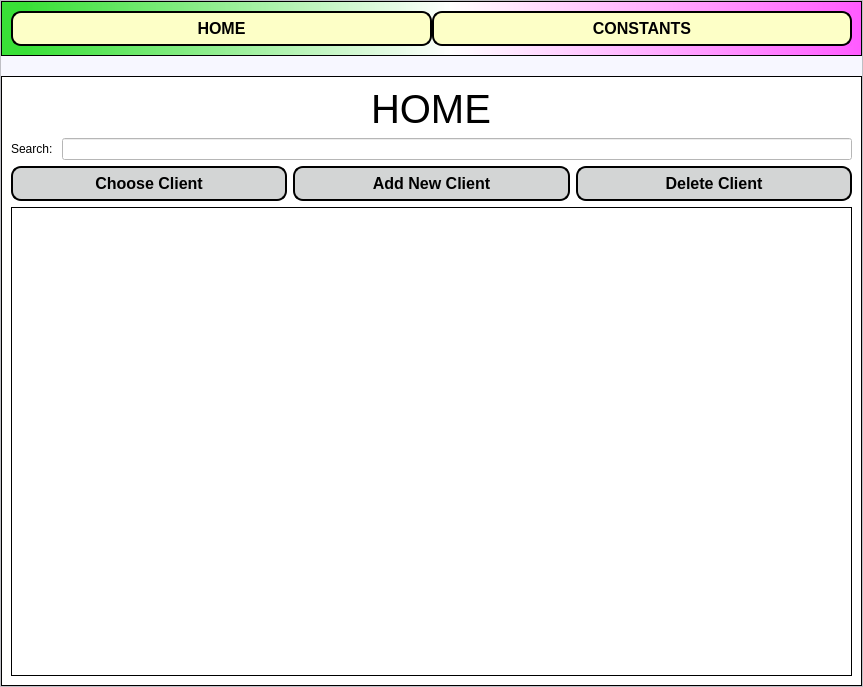
<?xml version="1.0" encoding="UTF-8"?>
<ui version="4.0">
 <class>mainWindow</class>
 <widget class="QMainWindow" name="mainWindow">
  <property name="geometry">
   <rect>
    <x>0</x>
    <y>0</y>
    <width>863</width>
    <height>687</height>
   </rect>
  </property>
  <property name="maximumSize">
   <size>
    <width>16777215</width>
    <height>16777215</height>
   </size>
  </property>
  <property name="windowTitle">
   <string>MainWindow</string>
  </property>
  <property name="styleSheet">
   <string notr="true">background-color: rgb(247, 247, 255);</string>
  </property>
  <property name="animated">
   <bool>true</bool>
  </property>
  <widget class="QWidget" name="centralwidget">
   <property name="enabled">
    <bool>true</bool>
   </property>
   <layout class="QVBoxLayout" name="verticalLayout">
    <property name="spacing">
     <number>0</number>
    </property>
    <property name="leftMargin">
     <number>0</number>
    </property>
    <property name="topMargin">
     <number>0</number>
    </property>
    <property name="rightMargin">
     <number>0</number>
    </property>
    <property name="bottomMargin">
     <number>0</number>
    </property>
    <item>
     <widget class="QFrame" name="main_frame">
      <property name="frameShape">
       <enum>QFrame::StyledPanel</enum>
      </property>
      <property name="frameShadow">
       <enum>QFrame::Raised</enum>
      </property>
      <layout class="QVBoxLayout" name="verticalLayout_2">
       <property name="spacing">
        <number>0</number>
       </property>
       <property name="leftMargin">
        <number>0</number>
       </property>
       <property name="topMargin">
        <number>0</number>
       </property>
       <property name="rightMargin">
        <number>0</number>
       </property>
       <property name="bottomMargin">
        <number>0</number>
       </property>
       <item>
        <widget class="QFrame" name="top_menu">
         <property name="maximumSize">
          <size>
           <width>16777215</width>
           <height>70</height>
          </size>
         </property>
         <property name="styleSheet">
          <string notr="true">background-color: qlineargradient(spread:pad, x1:1, y1:0, x2:0, y2:0, stop:0 rgba(255, 90, 255, 255), stop:0.477833 rgba(255, 255, 255, 255), stop:0.970443 rgba(57, 224, 55, 255));</string>
         </property>
         <property name="frameShape">
          <enum>QFrame::StyledPanel</enum>
         </property>
         <property name="frameShadow">
          <enum>QFrame::Raised</enum>
         </property>
         <layout class="QVBoxLayout" name="verticalLayout_3">
          <item>
           <widget class="QFrame" name="top_menu_buttons">
            <property name="palette">
             <palette>
              <active>
               <colorrole role="Button">
                <brush brushstyle="LinearGradientPattern">
                 <gradient startx="1.000000000000000" starty="0.000000000000000" endx="0.000000000000000" endy="0.000000000000000" type="LinearGradient" spread="PadSpread" coordinatemode="ObjectBoundingMode">
                  <gradientstop position="0.000000000000000">
                   <color alpha="255">
                    <red>255</red>
                    <green>90</green>
                    <blue>255</blue>
                   </color>
                  </gradientstop>
                  <gradientstop position="0.477833000000000">
                   <color alpha="255">
                    <red>255</red>
                    <green>255</green>
                    <blue>255</blue>
                   </color>
                  </gradientstop>
                  <gradientstop position="0.970443000000000">
                   <color alpha="255">
                    <red>57</red>
                    <green>224</green>
                    <blue>55</blue>
                   </color>
                  </gradientstop>
                 </gradient>
                </brush>
               </colorrole>
               <colorrole role="Base">
                <brush brushstyle="LinearGradientPattern">
                 <gradient startx="1.000000000000000" starty="0.000000000000000" endx="0.000000000000000" endy="0.000000000000000" type="LinearGradient" spread="PadSpread" coordinatemode="ObjectBoundingMode">
                  <gradientstop position="0.000000000000000">
                   <color alpha="255">
                    <red>255</red>
                    <green>90</green>
                    <blue>255</blue>
                   </color>
                  </gradientstop>
                  <gradientstop position="0.477833000000000">
                   <color alpha="255">
                    <red>255</red>
                    <green>255</green>
                    <blue>255</blue>
                   </color>
                  </gradientstop>
                  <gradientstop position="0.970443000000000">
                   <color alpha="255">
                    <red>57</red>
                    <green>224</green>
                    <blue>55</blue>
                   </color>
                  </gradientstop>
                 </gradient>
                </brush>
               </colorrole>
               <colorrole role="Window">
                <brush brushstyle="LinearGradientPattern">
                 <gradient startx="1.000000000000000" starty="0.000000000000000" endx="0.000000000000000" endy="0.000000000000000" type="LinearGradient" spread="PadSpread" coordinatemode="ObjectBoundingMode">
                  <gradientstop position="0.000000000000000">
                   <color alpha="255">
                    <red>255</red>
                    <green>90</green>
                    <blue>255</blue>
                   </color>
                  </gradientstop>
                  <gradientstop position="0.477833000000000">
                   <color alpha="255">
                    <red>255</red>
                    <green>255</green>
                    <blue>255</blue>
                   </color>
                  </gradientstop>
                  <gradientstop position="0.970443000000000">
                   <color alpha="255">
                    <red>57</red>
                    <green>224</green>
                    <blue>55</blue>
                   </color>
                  </gradientstop>
                 </gradient>
                </brush>
               </colorrole>
              </active>
              <inactive>
               <colorrole role="Button">
                <brush brushstyle="LinearGradientPattern">
                 <gradient startx="1.000000000000000" starty="0.000000000000000" endx="0.000000000000000" endy="0.000000000000000" type="LinearGradient" spread="PadSpread" coordinatemode="ObjectBoundingMode">
                  <gradientstop position="0.000000000000000">
                   <color alpha="255">
                    <red>255</red>
                    <green>90</green>
                    <blue>255</blue>
                   </color>
                  </gradientstop>
                  <gradientstop position="0.477833000000000">
                   <color alpha="255">
                    <red>255</red>
                    <green>255</green>
                    <blue>255</blue>
                   </color>
                  </gradientstop>
                  <gradientstop position="0.970443000000000">
                   <color alpha="255">
                    <red>57</red>
                    <green>224</green>
                    <blue>55</blue>
                   </color>
                  </gradientstop>
                 </gradient>
                </brush>
               </colorrole>
               <colorrole role="Base">
                <brush brushstyle="LinearGradientPattern">
                 <gradient startx="1.000000000000000" starty="0.000000000000000" endx="0.000000000000000" endy="0.000000000000000" type="LinearGradient" spread="PadSpread" coordinatemode="ObjectBoundingMode">
                  <gradientstop position="0.000000000000000">
                   <color alpha="255">
                    <red>255</red>
                    <green>90</green>
                    <blue>255</blue>
                   </color>
                  </gradientstop>
                  <gradientstop position="0.477833000000000">
                   <color alpha="255">
                    <red>255</red>
                    <green>255</green>
                    <blue>255</blue>
                   </color>
                  </gradientstop>
                  <gradientstop position="0.970443000000000">
                   <color alpha="255">
                    <red>57</red>
                    <green>224</green>
                    <blue>55</blue>
                   </color>
                  </gradientstop>
                 </gradient>
                </brush>
               </colorrole>
               <colorrole role="Window">
                <brush brushstyle="LinearGradientPattern">
                 <gradient startx="1.000000000000000" starty="0.000000000000000" endx="0.000000000000000" endy="0.000000000000000" type="LinearGradient" spread="PadSpread" coordinatemode="ObjectBoundingMode">
                  <gradientstop position="0.000000000000000">
                   <color alpha="255">
                    <red>255</red>
                    <green>90</green>
                    <blue>255</blue>
                   </color>
                  </gradientstop>
                  <gradientstop position="0.477833000000000">
                   <color alpha="255">
                    <red>255</red>
                    <green>255</green>
                    <blue>255</blue>
                   </color>
                  </gradientstop>
                  <gradientstop position="0.970443000000000">
                   <color alpha="255">
                    <red>57</red>
                    <green>224</green>
                    <blue>55</blue>
                   </color>
                  </gradientstop>
                 </gradient>
                </brush>
               </colorrole>
              </inactive>
              <disabled>
               <colorrole role="Button">
                <brush brushstyle="LinearGradientPattern">
                 <gradient startx="1.000000000000000" starty="0.000000000000000" endx="0.000000000000000" endy="0.000000000000000" type="LinearGradient" spread="PadSpread" coordinatemode="ObjectBoundingMode">
                  <gradientstop position="0.000000000000000">
                   <color alpha="255">
                    <red>255</red>
                    <green>90</green>
                    <blue>255</blue>
                   </color>
                  </gradientstop>
                  <gradientstop position="0.477833000000000">
                   <color alpha="255">
                    <red>255</red>
                    <green>255</green>
                    <blue>255</blue>
                   </color>
                  </gradientstop>
                  <gradientstop position="0.970443000000000">
                   <color alpha="255">
                    <red>57</red>
                    <green>224</green>
                    <blue>55</blue>
                   </color>
                  </gradientstop>
                 </gradient>
                </brush>
               </colorrole>
               <colorrole role="Base">
                <brush brushstyle="LinearGradientPattern">
                 <gradient startx="1.000000000000000" starty="0.000000000000000" endx="0.000000000000000" endy="0.000000000000000" type="LinearGradient" spread="PadSpread" coordinatemode="ObjectBoundingMode">
                  <gradientstop position="0.000000000000000">
                   <color alpha="255">
                    <red>255</red>
                    <green>90</green>
                    <blue>255</blue>
                   </color>
                  </gradientstop>
                  <gradientstop position="0.477833000000000">
                   <color alpha="255">
                    <red>255</red>
                    <green>255</green>
                    <blue>255</blue>
                   </color>
                  </gradientstop>
                  <gradientstop position="0.970443000000000">
                   <color alpha="255">
                    <red>57</red>
                    <green>224</green>
                    <blue>55</blue>
                   </color>
                  </gradientstop>
                 </gradient>
                </brush>
               </colorrole>
               <colorrole role="Window">
                <brush brushstyle="LinearGradientPattern">
                 <gradient startx="1.000000000000000" starty="0.000000000000000" endx="0.000000000000000" endy="0.000000000000000" type="LinearGradient" spread="PadSpread" coordinatemode="ObjectBoundingMode">
                  <gradientstop position="0.000000000000000">
                   <color alpha="255">
                    <red>255</red>
                    <green>90</green>
                    <blue>255</blue>
                   </color>
                  </gradientstop>
                  <gradientstop position="0.477833000000000">
                   <color alpha="255">
                    <red>255</red>
                    <green>255</green>
                    <blue>255</blue>
                   </color>
                  </gradientstop>
                  <gradientstop position="0.970443000000000">
                   <color alpha="255">
                    <red>57</red>
                    <green>224</green>
                    <blue>55</blue>
                   </color>
                  </gradientstop>
                 </gradient>
                </brush>
               </colorrole>
              </disabled>
             </palette>
            </property>
            <property name="frameShape">
             <enum>QFrame::NoFrame</enum>
            </property>
            <property name="frameShadow">
             <enum>QFrame::Raised</enum>
            </property>
            <layout class="QHBoxLayout" name="horizontalLayout">
             <property name="spacing">
              <number>0</number>
             </property>
             <property name="leftMargin">
              <number>0</number>
             </property>
             <property name="topMargin">
              <number>0</number>
             </property>
             <property name="rightMargin">
              <number>0</number>
             </property>
             <property name="bottomMargin">
              <number>0</number>
             </property>
             <item>
              <widget class="QPushButton" name="homeButton">
               <property name="maximumSize">
                <size>
                 <width>16777215</width>
                 <height>16777215</height>
                </size>
               </property>
               <property name="styleSheet">
                <string notr="true">QPushButton{
background-color: rgb(253, 255, 199);
color:black;
border-style:outset;
border-width:2px;
border-radius:10px;
border-color: black;
font:bold 16px;
padding: 6;
}

QPushButton:hover{
background-color: rgb(83, 82, 82);
color: white;
}

QPushButton:pressed{
background-color: white;
}
</string>
               </property>
               <property name="text">
                <string>HOME</string>
               </property>
              </widget>
             </item>
             <item>
              <widget class="QPushButton" name="constantButton">
               <property name="styleSheet">
                <string notr="true">QPushButton{
background-color: rgb(253, 255, 199);
color:black;
border-style:outset;
border-width:2px;
border-radius:10px;
border-color: black;
font:bold 16px;
padding: 6;
}

QPushButton:hover{
background-color: rgb(83, 82, 82);
color: white;
}

QPushButton:pressed{
background-color: white;
}
</string>
               </property>
               <property name="text">
                <string>CONSTANTS</string>
               </property>
              </widget>
             </item>
            </layout>
           </widget>
          </item>
         </layout>
        </widget>
       </item>
       <item>
        <spacer name="horizontalSpacer_3">
         <property name="orientation">
          <enum>Qt::Horizontal</enum>
         </property>
         <property name="sizeHint" stdset="0">
          <size>
           <width>40</width>
           <height>20</height>
          </size>
         </property>
        </spacer>
       </item>
       <item>
        <widget class="QFrame" name="main_body">
         <property name="styleSheet">
          <string notr="true">background-color: qlineargradient(spread:pad, x1:0, y1:1, x2:1, y2:0, stop:0 rgba(255, 255, 255, 255));</string>
         </property>
         <property name="frameShape">
          <enum>QFrame::StyledPanel</enum>
         </property>
         <property name="frameShadow">
          <enum>QFrame::Raised</enum>
         </property>
         <layout class="QVBoxLayout" name="verticalLayout_4">
          <property name="spacing">
           <number>0</number>
          </property>
          <property name="leftMargin">
           <number>0</number>
          </property>
          <property name="topMargin">
           <number>0</number>
          </property>
          <property name="rightMargin">
           <number>0</number>
          </property>
          <property name="bottomMargin">
           <number>0</number>
          </property>
          <item>
           <widget class="QStackedWidget" name="stackedWidget">
            <property name="styleSheet">
             <string notr="true"/>
            </property>
            <property name="currentIndex">
             <number>0</number>
            </property>
            <widget class="QWidget" name="homePage">
             <layout class="QVBoxLayout" name="verticalLayout_5">
              <item alignment="Qt::AlignHCenter">
               <widget class="QLabel" name="label_4">
                <property name="maximumSize">
                 <size>
                  <width>16777215</width>
                  <height>50</height>
                 </size>
                </property>
                <property name="font">
                 <font>
                  <pointsize>30</pointsize>
                 </font>
                </property>
                <property name="text">
                 <string>HOME</string>
                </property>
               </widget>
              </item>
              <item>
               <layout class="QHBoxLayout" name="horizontalLayout_13">
                <item>
                 <widget class="QLabel" name="label_12">
                  <property name="text">
                   <string>Search: </string>
                  </property>
                 </widget>
                </item>
                <item>
                 <widget class="QLineEdit" name="searchBar">
                  <property name="styleSheet">
                   <string notr="true">background-color: rgb(255, 255, 255);
</string>
                  </property>
                 </widget>
                </item>
               </layout>
              </item>
              <item>
               <layout class="QHBoxLayout" name="horizontalLayout_14">
                <item>
                 <widget class="QPushButton" name="chooseClientButton">
                  <property name="styleSheet">
                   <string notr="true">QPushButton{
background-color: rgb(211, 213, 213);
color:black;
border-style:outset;
border-width:2px;
border-radius:10px;
border-color: black;
font:bold 16px;
padding: 6;
}

QPushButton:hover{
background-color: rgb(83, 82, 82);
color: white;
}

QPushButton:pressed{
background-color: white;
}
</string>
                  </property>
                  <property name="text">
                   <string>Choose Client</string>
                  </property>
                 </widget>
                </item>
                <item>
                 <widget class="QPushButton" name="addClientButton">
                  <property name="styleSheet">
                   <string notr="true">QPushButton{
background-color: rgb(211, 213, 213);
color:black;
border-style:outset;
border-width:2px;
border-radius:10px;
border-color: black;
font:bold 16px;
padding: 6;
}

QPushButton:hover{
background-color: rgb(83, 82, 82);
color: white;
}

QPushButton:pressed{
background-color: white;
}
</string>
                  </property>
                  <property name="text">
                   <string>Add New Client</string>
                  </property>
                 </widget>
                </item>
                <item>
                 <widget class="QPushButton" name="deleteClientButton">
                  <property name="styleSheet">
                   <string notr="true">QPushButton{
background-color: rgb(211, 213, 213);
color:black;
border-style:outset;
border-width:2px;
border-radius:10px;
border-color: black;
font:bold 16px;
padding: 6;
}

QPushButton:hover{
background-color: rgb(83, 82, 82);
color: white;
}

QPushButton:pressed{
background-color: white;
}
</string>
                  </property>
                  <property name="text">
                   <string>Delete Client</string>
                  </property>
                 </widget>
                </item>
               </layout>
              </item>
              <item>
               <widget class="QTableView" name="homeTable"/>
              </item>
             </layout>
            </widget>
            <widget class="QWidget" name="clientInfoPage">
             <layout class="QVBoxLayout" name="verticalLayout_18">
              <item alignment="Qt::AlignHCenter">
               <widget class="QLabel" name="label_16">
                <property name="maximumSize">
                 <size>
                  <width>16777215</width>
                  <height>50</height>
                 </size>
                </property>
                <property name="font">
                 <font>
                  <pointsize>30</pointsize>
                 </font>
                </property>
                <property name="text">
                 <string>CLIENT INFORMATION</string>
                </property>
               </widget>
              </item>
              <item>
               <widget class="QFrame" name="horizontalFrame_6">
                <property name="frameShape">
                 <enum>QFrame::StyledPanel</enum>
                </property>
                <layout class="QHBoxLayout" name="horizontalLayout_7">
                 <property name="rightMargin">
                  <number>11</number>
                 </property>
                 <item>
                  <layout class="QVBoxLayout" name="verticalLayout_13">
                   <item>
                    <widget class="QLabel" name="label_10">
                     <property name="text">
                      <string>CAL Number</string>
                     </property>
                    </widget>
                   </item>
                   <item>
                    <widget class="QLabel" name="label_13">
                     <property name="text">
                      <string>Client Name</string>
                     </property>
                    </widget>
                   </item>
                   <item>
                    <widget class="QLabel" name="label_11">
                     <property name="text">
                      <string>Address 1</string>
                     </property>
                    </widget>
                   </item>
                   <item>
                    <widget class="QLabel" name="label_9">
                     <property name="text">
                      <string>Address 2</string>
                     </property>
                    </widget>
                   </item>
                  </layout>
                 </item>
                 <item>
                  <layout class="QVBoxLayout" name="verticalLayout_17">
                   <item alignment="Qt::AlignHCenter">
                    <widget class="QLabel" name="label_14">
                     <property name="text">
                      <string>CAL00001</string>
                     </property>
                    </widget>
                   </item>
                   <item>
                    <widget class="QLineEdit" name="clientNamelineEdit"/>
                   </item>
                   <item>
                    <widget class="QLineEdit" name="address1lineEdit">
                     <property name="styleSheet">
                      <string notr="true">background-color: rgb(255, 255, 255);
</string>
                     </property>
                    </widget>
                   </item>
                   <item>
                    <widget class="QLineEdit" name="address2lineEdit">
                     <property name="styleSheet">
                      <string notr="true">background-color: rgb(255, 255, 255);</string>
                     </property>
                    </widget>
                   </item>
                  </layout>
                 </item>
                 <item>
                  <widget class="QPushButton" name="updateClientButton">
                   <property name="styleSheet">
                    <string notr="true">QPushButton{
background-color: rgb(211, 213, 213);
color:black;
border-style:outset;
border-width:2px;
border-radius:10px;
border-color: black;
font:bold 16px;
padding: 6;
}

QPushButton:hover{
background-color: rgb(83, 82, 82);
color: white;
}

QPushButton:pressed{
background-color: white;
}
</string>
                   </property>
                   <property name="text">
                    <string>Update</string>
                   </property>
                  </widget>
                 </item>
                </layout>
               </widget>
              </item>
              <item>
               <layout class="QHBoxLayout" name="horizontalLayout_15">
                <item>
                 <widget class="QPushButton" name="chooseEquipmentButton">
                  <property name="styleSheet">
                   <string notr="true">QPushButton{
background-color: rgb(211, 213, 213);
color:black;
border-style:outset;
border-width:2px;
border-radius:10px;
border-color: black;
font:bold 16px;
padding: 6;
}

QPushButton:hover{
background-color: rgb(83, 82, 82);
color: white;
}

QPushButton:pressed{
background-color: white;
}
</string>
                  </property>
                  <property name="text">
                   <string>Choose Equipment</string>
                  </property>
                 </widget>
                </item>
                <item>
                 <widget class="QPushButton" name="addEquipmentButton">
                  <property name="styleSheet">
                   <string notr="true">QPushButton{
background-color: rgb(211, 213, 213);
color:black;
border-style:outset;
border-width:2px;
border-radius:10px;
border-color: black;
font:bold 16px;
padding: 6;
}

QPushButton:hover{
background-color: rgb(83, 82, 82);
color: white;
}

QPushButton:pressed{
background-color: white;
}
</string>
                  </property>
                  <property name="text">
                   <string>Add New Equipment</string>
                  </property>
                 </widget>
                </item>
                <item>
                 <widget class="QPushButton" name="deleteEquipmentButton">
                  <property name="styleSheet">
                   <string notr="true">QPushButton{
background-color: rgb(211, 213, 213);
color:black;
border-style:outset;
border-width:2px;
border-radius:10px;
border-color: black;
font:bold 16px;
padding: 6;
}

QPushButton:hover{
background-color: rgb(83, 82, 82);
color: white;
}

QPushButton:pressed{
background-color: white;
}
</string>
                  </property>
                  <property name="text">
                   <string>Delete Equipment</string>
                  </property>
                 </widget>
                </item>
                <item>
                 <widget class="QPushButton" name="returnButton">
                  <property name="styleSheet">
                   <string notr="true">QPushButton{
background-color: rgb(211, 213, 213);
color:black;
border-style:outset;
border-width:2px;
border-radius:10px;
border-color: black;
font:bold 16px;
padding: 6;
}

QPushButton:hover{
background-color: rgb(83, 82, 82);
color: white;
}

QPushButton:pressed{
background-color: white;
}
</string>
                  </property>
                  <property name="text">
                   <string>Return</string>
                  </property>
                 </widget>
                </item>
               </layout>
              </item>
              <item>
               <widget class="QTableWidget" name="equipmentsTable">
                <column>
                 <property name="text">
                  <string>SELECT</string>
                 </property>
                 <property name="font">
                  <font>
                   <pointsize>20</pointsize>
                  </font>
                 </property>
                </column>
                <column>
                 <property name="text">
                  <string>SERIAL NUMBER</string>
                 </property>
                 <property name="font">
                  <font>
                   <pointsize>20</pointsize>
                  </font>
                 </property>
                </column>
                <column>
                 <property name="text">
                  <string>MAKE/MODEL</string>
                 </property>
                 <property name="font">
                  <font>
                   <pointsize>20</pointsize>
                  </font>
                 </property>
                </column>
               </widget>
              </item>
             </layout>
            </widget>
            <widget class="QWidget" name="equipmentInfoPage">
             <layout class="QVBoxLayout" name="verticalLayout_34">
              <item alignment="Qt::AlignHCenter">
               <widget class="QLabel" name="label_47">
                <property name="maximumSize">
                 <size>
                  <width>16777215</width>
                  <height>50</height>
                 </size>
                </property>
                <property name="font">
                 <font>
                  <pointsize>30</pointsize>
                 </font>
                </property>
                <property name="text">
                 <string>EQUIPMENT INFO</string>
                </property>
               </widget>
              </item>
              <item>
               <layout class="QHBoxLayout" name="horizontalLayout_33">
                <property name="rightMargin">
                 <number>11</number>
                </property>
                <item>
                 <spacer name="horizontalSpacer_20">
                  <property name="orientation">
                   <enum>Qt::Horizontal</enum>
                  </property>
                  <property name="sizeType">
                   <enum>QSizePolicy::Expanding</enum>
                  </property>
                  <property name="sizeHint" stdset="0">
                   <size>
                    <width>250</width>
                    <height>20</height>
                   </size>
                  </property>
                 </spacer>
                </item>
                <item>
                 <layout class="QVBoxLayout" name="verticalLayout_32">
                  <item>
                   <widget class="QLabel" name="label_39">
                    <property name="text">
                     <string>CAL Number</string>
                    </property>
                   </widget>
                  </item>
                  <item>
                   <widget class="QLabel" name="label_40">
                    <property name="text">
                     <string>Client Name</string>
                    </property>
                   </widget>
                  </item>
                  <item>
                   <widget class="QLabel" name="label_41">
                    <property name="text">
                     <string>Serial Number</string>
                    </property>
                   </widget>
                  </item>
                  <item>
                   <widget class="QLabel" name="label_42">
                    <property name="text">
                     <string>Make/Model Number</string>
                    </property>
                   </widget>
                  </item>
                 </layout>
                </item>
                <item>
                 <layout class="QVBoxLayout" name="verticalLayout_33">
                  <item alignment="Qt::AlignHCenter">
                   <widget class="QLabel" name="label_43">
                    <property name="text">
                     <string>CAL00001</string>
                    </property>
                   </widget>
                  </item>
                  <item alignment="Qt::AlignHCenter">
                   <widget class="QLabel" name="label_45">
                    <property name="text">
                     <string>ClientA</string>
                    </property>
                   </widget>
                  </item>
                  <item alignment="Qt::AlignHCenter">
                   <widget class="QLabel" name="label_46">
                    <property name="text">
                     <string>5122</string>
                    </property>
                   </widget>
                  </item>
                  <item alignment="Qt::AlignHCenter">
                   <widget class="QLabel" name="label_44">
                    <property name="text">
                     <string>PTW 30013</string>
                    </property>
                   </widget>
                  </item>
                 </layout>
                </item>
                <item>
                 <spacer name="horizontalSpacer_19">
                  <property name="orientation">
                   <enum>Qt::Horizontal</enum>
                  </property>
                  <property name="sizeType">
                   <enum>QSizePolicy::Expanding</enum>
                  </property>
                  <property name="sizeHint" stdset="0">
                   <size>
                    <width>350</width>
                    <height>20</height>
                   </size>
                  </property>
                 </spacer>
                </item>
               </layout>
              </item>
              <item>
               <layout class="QHBoxLayout" name="horizontalLayout_34">
                <item>
                 <widget class="QPushButton" name="analyseButton">
                  <property name="styleSheet">
                   <string notr="true">QPushButton{
background-color: rgb(211, 213, 213);
color:black;
border-style:outset;
border-width:2px;
border-radius:10px;
border-color: black;
font:bold 16px;
padding: 6;
}

QPushButton:hover{
background-color: rgb(83, 82, 82);
color: white;
}

QPushButton:pressed{
background-color: white;
}
</string>
                  </property>
                  <property name="text">
                   <string>Analyse</string>
                  </property>
                 </widget>
                </item>
                <item>
                 <widget class="QPushButton" name="importButton">
                  <property name="styleSheet">
                   <string notr="true">QPushButton{
background-color: rgb(211, 213, 213);
color:black;
border-style:outset;
border-width:2px;
border-radius:10px;
border-color: black;
font:bold 16px;
padding: 6;
}

QPushButton:hover{
background-color: rgb(83, 82, 82);
color: white;
}

QPushButton:pressed{
background-color: white;
}
</string>
                  </property>
                  <property name="text">
                   <string>Add New Run</string>
                  </property>
                 </widget>
                </item>
                <item>
                 <widget class="QPushButton" name="deleteRunButton">
                  <property name="styleSheet">
                   <string notr="true">QPushButton{
background-color: rgb(211, 213, 213);
color:black;
border-style:outset;
border-width:2px;
border-radius:10px;
border-color: black;
font:bold 16px;
padding: 6;
}

QPushButton:hover{
background-color: rgb(83, 82, 82);
color: white;
}

QPushButton:pressed{
background-color: white;
}
</string>
                  </property>
                  <property name="text">
                   <string>Delete Run</string>
                  </property>
                 </widget>
                </item>
                <item>
                 <widget class="QPushButton" name="returnButton_2">
                  <property name="styleSheet">
                   <string notr="true">QPushButton{
background-color: rgb(211, 213, 213);
color:black;
border-style:outset;
border-width:2px;
border-radius:10px;
border-color: black;
font:bold 16px;
padding: 6;
}

QPushButton:hover{
background-color: rgb(83, 82, 82);
color: white;
}

QPushButton:pressed{
background-color: white;
}
</string>
                  </property>
                  <property name="text">
                   <string>Return</string>
                  </property>
                 </widget>
                </item>
               </layout>
              </item>
              <item>
               <widget class="QTableWidget" name="runsTable">
                <column>
                 <property name="text">
                  <string>RUN NUMBER</string>
                 </property>
                 <property name="font">
                  <font>
                   <pointsize>20</pointsize>
                  </font>
                 </property>
                </column>
                <column>
                 <property name="text">
                  <string>CLIENT RAW FILE</string>
                 </property>
                 <property name="font">
                  <font>
                   <pointsize>20</pointsize>
                  </font>
                 </property>
                </column>
                <column>
                 <property name="text">
                  <string>LAB RAW FILE</string>
                 </property>
                 <property name="font">
                  <font>
                   <pointsize>20</pointsize>
                  </font>
                 </property>
                </column>
                <column>
                 <property name="text">
                  <string>UPLOADED DATETIME</string>
                 </property>
                 <property name="font">
                  <font>
                   <pointsize>20</pointsize>
                  </font>
                 </property>
                </column>
               </widget>
              </item>
             </layout>
            </widget>
           </widget>
          </item>
         </layout>
        </widget>
       </item>
      </layout>
     </widget>
    </item>
   </layout>
  </widget>
 </widget>
 <resources/>
 <connections>
  <connection>
   <sender>constantButton</sender>
   <signal>clicked()</signal>
   <receiver>mainWindow</receiver>
   <slot>openConstantsWindow()</slot>
   <hints>
    <hint type="sourcelabel">
     <x>621</x>
     <y>25</y>
    </hint>
    <hint type="destinationlabel">
     <x>1027</x>
     <y>113</y>
    </hint>
   </hints>
  </connection>
  <connection>
   <sender>addClientButton</sender>
   <signal>clicked()</signal>
   <receiver>mainWindow</receiver>
   <slot>openAddClientWindow()</slot>
   <hints>
    <hint type="sourcelabel">
     <x>141</x>
     <y>199</y>
    </hint>
    <hint type="destinationlabel">
     <x>-113</x>
     <y>253</y>
    </hint>
   </hints>
  </connection>
  <connection>
   <sender>addEquipmentButton</sender>
   <signal>clicked()</signal>
   <receiver>mainWindow</receiver>
   <slot>openAddEquipmentWindow()</slot>
   <hints>
    <hint type="sourcelabel">
     <x>322</x>
     <y>298</y>
    </hint>
    <hint type="destinationlabel">
     <x>-76</x>
     <y>377</y>
    </hint>
   </hints>
  </connection>
  <connection>
   <sender>importButton</sender>
   <signal>clicked()</signal>
   <receiver>mainWindow</receiver>
   <slot>openImportWindow()</slot>
   <hints>
    <hint type="sourcelabel">
     <x>110</x>
     <y>247</y>
    </hint>
    <hint type="destinationlabel">
     <x>-129</x>
     <y>304</y>
    </hint>
   </hints>
  </connection>
  <connection>
   <sender>analyseButton</sender>
   <signal>clicked()</signal>
   <receiver>mainWindow</receiver>
   <slot>openAnalysisWindow()</slot>
   <hints>
    <hint type="sourcelabel">
     <x>330</x>
     <y>259</y>
    </hint>
    <hint type="destinationlabel">
     <x>-35</x>
     <y>356</y>
    </hint>
   </hints>
  </connection>
 </connections>
 <slots>
  <slot>openConstantsWindow()</slot>
  <slot>openAddClientWindow()</slot>
  <slot>openAnalysisWindow()</slot>
  <slot>openAddEquipmentWindow()</slot>
  <slot>openImportWindow()</slot>
 </slots>
</ui>
